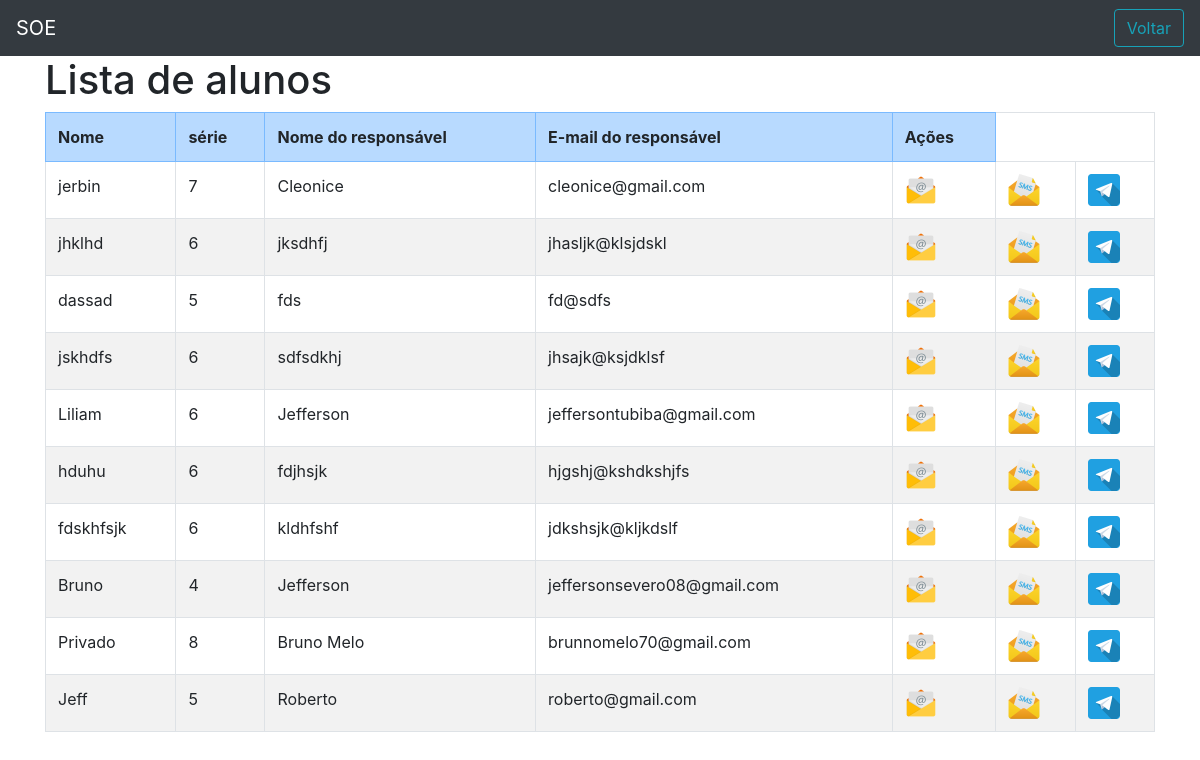
The page /listar_alunos.php (signed in) on the database its author committed.
### tables this page shows
CREATE TABLE `aluno` (
  `id` int(11) NOT NULL,
  `nome_aluno` varchar(255) DEFAULT NULL,
  `serie` int(11) DEFAULT NULL,
  `nome_responsavel` varchar(255) DEFAULT NULL,
  `email_responsavel` varchar(255) DEFAULT NULL,
  `id_escola` int(9) NOT NULL
);

### listar_alunos.php (the view, shortened to what this page needs)
<!DOCTYPE html>
<html lang="en">
<head>
    <link rel="stylesheet" href="assets/css/bootstrap.min.css">
</head>
<body>
    <nav class="navbar navbar-dark bg-dark">
        <a href="#" class="navbar-brand">
            SOE
        </a>
        <div class="d-flex justify-content-end sair">
            <a href="pagina-restrita.php" class="btn btn-outline-info">Voltar</a>
        </div>
    </nav>
    <div class="container">
        <h1>Lista de alunos</h1>
        <table class="table table-striped table-bordered">
            <tr class="table-primary">
                <th>Nome</th>
                <th>série</th>
                <th>Nome do responsável</th>
                <th>E-mail do responsável</th>
                <th>Ações</th>
            </tr>
            <?php
            require "config.php";
            $sql = "SELECT * FROM aluno WHERE id_escola = ".$_SESSION['id'];
            $sql = $pdo->query($sql);
            if ($sql->rowCount() > 0) {
                $dados = $sql->fetchAll();
                foreach ($dados as $dado) {
                    echo "<tr>";
                    echo "<td>" . $dado['nome_aluno'] . "</td>";
                    echo "<td>" . $dado['serie'] . "</td>";
                    echo "<td>" . $dado['nome_responsavel'] . "</td>";
                    echo "<td>" . $dado['email_responsavel'] . "</td>";
                    echo '<td> <a href="notificacao.php?id='.$dado['id'].'"><img src="assets/images/email.png"></a>  </td>';
                    echo '<td> <a href="sms.php?id='.$dado['id'].'"><img src="assets/images/sms.png"></a>  </td>';
                    echo '<td> <a href="telegram.php?id='.$dado['id'].'"><img src="assets/images/telegram.png"></a>  </td>';
                    echo "</tr>";
                }
            }
            ?>
        </table>
    </div>
</body>
</html>

### rows shown on the page
aluno: nome_aluno "jerbin", serie "7", nome_responsavel "Cleonice", email_responsavel "cleonice@gmail.com"
aluno: nome_aluno "jhklhd", serie "6", nome_responsavel "jksdhfj", email_responsavel "jhasljk@klsjdskl"
aluno: nome_aluno "dassad", serie "5", nome_responsavel "fds", email_responsavel "fd@sdfs"
aluno: nome_aluno "jskhdfs", serie "6", nome_responsavel "sdfsdkhj", email_responsavel "jhsajk@ksjdklsf"
aluno: nome_aluno "Liliam", serie "6", nome_responsavel "Jefferson", email_responsavel "jeffersontubiba@gmail.com"
aluno: nome_aluno "hduhu", serie "6", nome_responsavel "fdjhsjk", email_responsavel "hjgshj@kshdkshjfs"
aluno: nome_aluno "fdskhfsjk", serie "6", nome_responsavel "kldhfshf", email_responsavel "jdkshsjk@kljkdslf"
aluno: nome_aluno "Bruno", serie "4", nome_responsavel "Jefferson", email_responsavel "jeffersonsevero08@gmail.com"
aluno: nome_aluno "Privado", serie "8", nome_responsavel "Bruno Melo", email_responsavel "brunnomelo70@gmail.com"
aluno: nome_aluno "Jeff", serie "5", nome_responsavel "Roberto", email_responsavel "roberto@gmail.com"
